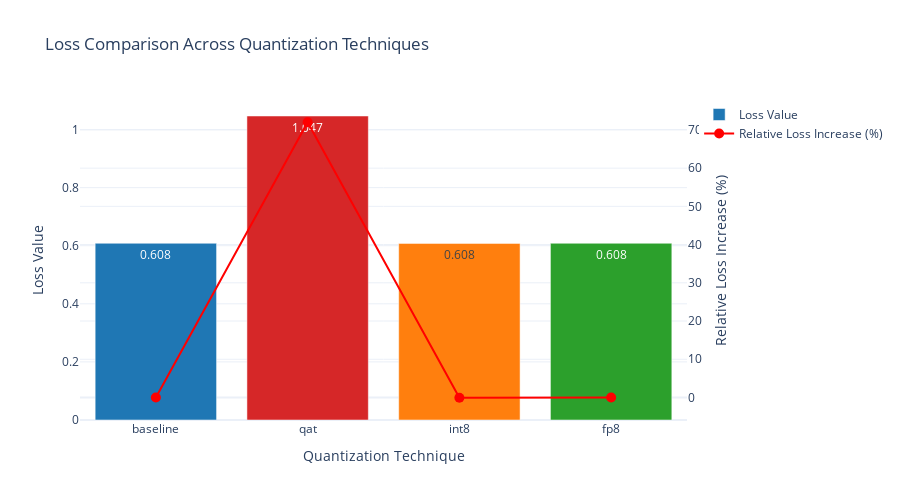

Here is the notebook cell this chart was saved with:
### Code cell
# Loss Comparison Bar Chart with Error Analysis
def create_loss_comparison():
    """Create loss comparison visualization with error analysis"""
    
    # Prepare data
    techniques = list(quant_data.keys())
    losses = [quant_data[tech]['loss'] for tech in techniques]
    
    # Calculate relative loss increase
    baseline_loss = quant_data['baseline']['loss']
    relative_losses = [(loss - baseline_loss) / baseline_loss * 100 for loss in losses]
    
    # Create bar chart
    fig = go.Figure()
    
    colors = {'baseline': '#1f77b4', 'int8': '#ff7f0e', 'fp8': '#2ca02c', 'qat': '#d62728'}
    
    fig.add_trace(go.Bar(
        x=techniques,
        y=losses,
        name='Loss Value',
        marker_color=[colors.get(tech, '#9467bd') for tech in techniques],
        text=[f"{loss:.3f}" for loss in losses],
        textposition='auto',
        yaxis='y'
    ))
    
    # Add relative loss increase as secondary axis
    fig.add_trace(go.Scatter(
        x=techniques,
        y=relative_losses,
        mode='markers+lines',
        name='Relative Loss Increase (%)',
        marker=dict(size=10, color='red'),
        line=dict(color='red', width=2),
        yaxis='y2',
        text=[f"{rel:.1f}%" for rel in relative_losses],
        textposition='top center'
    ))
    
    fig.update_layout(
        title="Loss Comparison Across Quantization Techniques",
        xaxis_title="Quantization Technique",
        yaxis=dict(title="Loss Value", side="left"),
        yaxis2=dict(title="Relative Loss Increase (%)", side="right", overlaying="y"),
        height=500,
        font=dict(size=12)
    )
    
    return fig

# Create and display
loss_fig = create_loss_comparison()
loss_fig.show()

# Display loss analysis
print("\n📊 Loss Analysis:")
baseline_loss = quant_data['baseline']['loss']
for technique, metrics in quant_data.items():
    loss = metrics['loss']
    relative_increase = ((loss - baseline_loss) / baseline_loss) * 100
    print(f"{technique.upper()}: {loss:.3f} ({relative_increase:+.1f}% vs baseline)")

### Figure 1 — Plotly figure (JSON) as saved in the notebook; plotly's stock layout.template omitted (floating-point values rounded to 4 significant figures)
{"data": [{"marker": {"color": ["#1f77b4", "#d62728", "#ff7f0e", "#2ca02c"]}, "name": "Loss Value", "text": ["0.608", "1.047", "0.608", "0.608"], "textposition": "auto", "type": "bar", "x": ["baseline", "qat", "int8", "fp8"], "y": [0.6085, 1.047, 0.608, 0.6085], "yaxis": "y"}, {"line": {"color": "red", "width": 2}, "marker": {"color": "red", "size": 10}, "mode": "markers+lines", "name": "Relative Loss Increase (%)", "text": ["0.0%", "72.0%", "-0.1%", "0.0%"], "textposition": "top center", "type": "scatter", "x": ["baseline", "qat", "int8", "fp8"], "y": [0, 72.0, -0.07228, 0], "yaxis": "y2"}], "layout": {"font": {"size": 12}, "height": 500, "title": {"text": "Loss Comparison Across Quantization Techniques"}, "xaxis": {"title": {"text": "Quantization Technique"}}, "yaxis": {"side": "left", "title": {"text": "Loss Value"}}, "yaxis2": {"overlaying": "y", "side": "right", "title": {"text": "Relative Loss Increase (%)"}}}}
